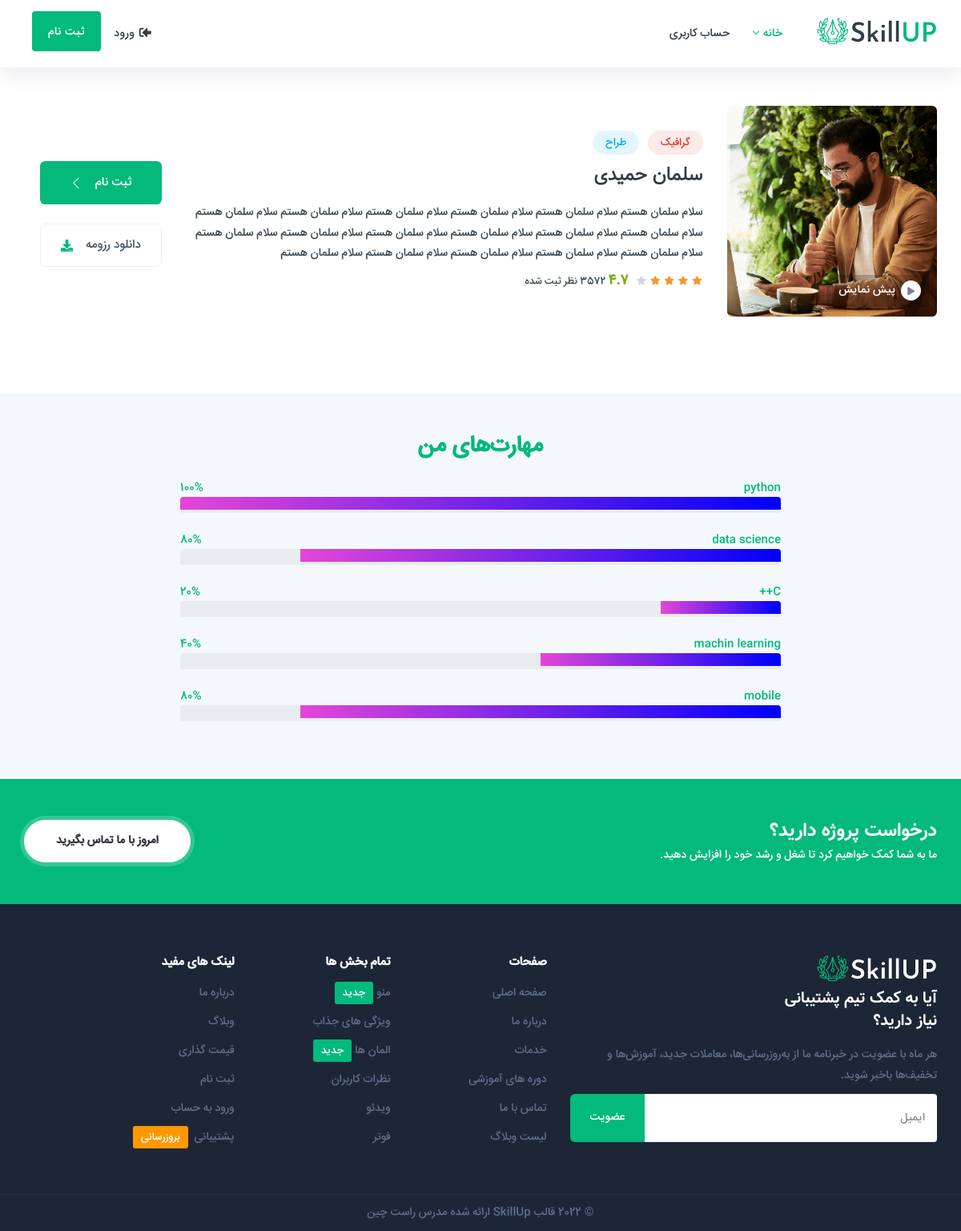
The page /information/12 on the database its author committed.
### app/models.py (models this page shows, shortened)
class Teachers(models.Model):
    profile = ResizedImageField(upload_to="teachers",size=[368,368],scale=1,crop=["middle","center"])
    resume = models.FileField(upload_to='resume', max_length=100,default="")
    choices = [
        ('مدرس برتر ریاضی و فیزیک"',"مدرس برتر ریاضی و فیزیک"),
        ('مدرس برتر شیمی',"مدرس برتر شیمی"),
        ('دکترای آموزش زبان انگلیسی',"دکترای آموزش زبان انگلیسی"),
        ('مدرس برتر پایتون/جاوا اسکریپت',"مدرس برتر پایتون/جاوا اسکریپت"),
        ('مؤلف و مدرس شیمی کنکور',"مؤلف و مدرس شیمی کنکور")
    ]
    Expertise = models.CharField(choices=choices,default="مدرس برتر ریاضی و فیزیک",max_length=30)
    name = models.CharField(max_length=100)
    discribe = models.TextField(default="")

class Roles(models.Model):
    connect = models.ForeignKey(Teachers,on_delete=models.CASCADE,)
    LANGUAGE_CHOICES = [
        ('python', 'Python'),
        ('java', 'Java'),
        ('js', 'JavaScript'),
        ('C#', 'C#'),
        ('C++', 'C++'),
        ('Go', 'Go'),
        ('swift', 'Swift'),
        ('kotlin', 'Kotlin'),
        ('ruby', 'Ruby'),
        ('php', 'PHP'),
        ('r', 'R'),
        ('typescript', 'TypeScript'),
        ('rust', 'Rust'),
        ('scala', 'Scala'),
        ('perl', 'Perl'),
        ('web', 'توسعه وب'),
        ('mobile', 'توسعه موبایل'),
        ('data science', 'علم داده'),
        ('machin learning', 'یادگیری ماشین'),
        ('game', 'توسعه بازی'),
        ('embedded', 'سیستم‌های تعبیه‌شده'),
        ('cyber', 'امنیت سایبری'),
        ('cloud', 'رایانش ابری'),
        ('iot', 'اینترنت اشیاء'),
        ('devops', 'دواپس'),
    ]
    LEVEL = [
        ('20','مبتدی'),
        ('40','متوسط'),
        ('60', 'پیشرفته'),
        ('80', 'حرفه‌ای'),
        ('100', 'استاد'),
    ]
    skill = models.CharField(max_length=150,choices=LANGUAGE_CHOICES)
    level = models.CharField(max_length=150,choices=LEVEL)

### app/views.py (the view)
# urls.py: path("information/<int:id>",instructor,name="instructor-detail"),
def instructor(request, id):
    teacher = get_object_or_404(Teachers, id=id)
    roles = Roles.objects.filter(connect=teacher)
    if not roles.exists():
        return render(request, "home/instructor-detail.html", {'roles': "role not exist"})
    context = {
        'information': teacher,
        'roles': roles,
    }
    return render(request, "home/instructor-detail.html", context)

### templates/home/instructor-detail.html (shortened to what this page needs)
{% load static %}
<!DOCTYPE html>
<html lang="fa">
  <head>
    <link href="{% static 'assets/css/styles.css' %}" rel="stylesheet" />
  </head>
  <body dir="rtl">
    <div id="main-wrapper">
      <div class="header header-light head-shadow">
        <div class="container">
          {% include "partition/header.html" %}
        </div>
      </div>
      <div class="pdf">
        <div class="ed_detail_head">
          <div class="container">
            <div class="row align-items-center mb-5">
              <div class="col-lg-3 col-md-12 col-sm-12">
                <div class="authi_125">
                  <div class="authi_125_thumb">
                    <img
                      src="{{ information.profile.url }}"
                      class="img-fluid rounded"
                      alt=""
                    />
                  </div>
                  <a href="#" class="klio_45"
                    ><div class="lklo_45"><i class="fas fa-play"></i></div>
                    <p>پیش نمایش</p></a
                  >
                </div>
              </div>
              <div class="col-lg-9 col-md-12 col-sm-12">
                <div class="dlkio_452">
                  <div class="ed_detail_wrap">
                    <div class="crs_cates cl_1"><span>گرافیک</span></div>
                    <div class="crs_cates cl_3"><span>طراح</span></div>
                    <div class="ed_header_caption">
                      <h2 class="ed_title font-2">{{ information.name }}</h2>
                    </div>
                    <div class="ed_header_short">
                      <p>{{ information.discribe }}</p>
                    </div>
                    <div class="ed_rate_info">
                      <div class="star_info">
                        <i class="fas fa-star filled"></i>
                        <i class="fas fa-star filled"></i>
                        <i class="fas fa-star filled"></i>
                        <i class="fas fa-star filled"></i>
                        <i class="fas fa-star"></i>
                      </div>
                      <div class="review_counter">
                        <strong class="high">4.7</strong> 3572 نظر ثبت شده
                      </div>
                    </div>
                  </div>
                  <div class="dlkio_last">
                    <div class="ed_view_link">
                      <a id="signin" class="btn theme-bg enroll-btn"
                        >ثبت نام<i class="ti-angle-left"></i
                      ></a>
                      <a href="{% url "resume" information.id %}" id="download" class="btn theme-border enroll-btn">
                        دانلود رزومه<i class="fas fa-download theme-cl"></i>
                      </a>
                    </div>
                  </div>
                </div>
              </div>
            </div>
          </div>
        </div>
        <section class="py-5 bg-light">
          <div class="container">
            <div class="row justify-content-center">
              <div class="col-lg-8">
                <h2 class="text-center mb-4 theme-cl">مهارت‌های من</h2>
                {% for role in roles %}
                  <div class="skill mb-4">
                    <div class="d-flex justify-content-between">
                      <span class="theme-cl">{{ role.skill }}</span>
                      <span class="theme-cl">{{ role.level }}%</span>
                    </div>
                    <div class="progress" style="height: 20px">
                      <div
                      class="progress-bar"
                      role="progressbar"
                      style="
                        width: {{ role.level }}%;
                        background: linear-gradient(
                          90deg,
                          rgb(229 70 215) 0%,
                          rgba(0, 0, 250, 1) 100%
                        );
                      "
                      aria-valuenow="70"
                      aria-valuemin="0"
                      aria-valuemax="100"
                    ></div>
                    </div>
                  </div>
                {% endfor %}
              </div>
            </div>
          </div>
        </section>
      </div>
      <section class="theme-bg call_action_wrap-wrap">
        <div class="container">
          <div class="row">
            <div class="col-lg-12">
              <div class="call_action_wrap">
                <div class="call_action_wrap-head">
                  <h3 class="font-2">درخواست پروژه دارید؟</h3>
                  <span
                    >ما به شما کمک خواهیم کرد تا شغل و رشد خود را افزایش
                    دهید.</span
                  >
                </div>
                <a href="#" class="btn btn-call_action_wrap"
                  >امروز با ما تماس بگیرید</a
                >
              </div>
            </div>
          </div>
        </div>
      </section>
      {% include "partition/footer.html" %}
    </div>
    <link
      href="https://cdnjs.cloudflare.com/ajax/libs/vazir-font/1.0.0/Vazir.woff"
      rel="stylesheet"
    />
  </body>
</html>

### templates/partition/header.html (shortened to what this page needs)
{% load static %}
<nav id="navigation" class="navigation navigation-landscape">
  <div class="nav-header">
    <a class="nav-brand" href="{% url "home" %}">
      <img src="{% static 'assets/img/logo.png' %}" class="logo" alt="" />
    </a>
  </div>
  <div class="nav-menus-wrapper">
    <ul class="nav-menu">
      <li class="active">
        <a href="#">خانه</a>
      </li>
      <li><a href="dashboard.html">حساب کاربری</a></li>
    </ul>
    <ul class="nav-menu nav-menu-social align-to-left">
      <li>
        <a href="#" data-toggle="modal" data-target="#login">
          <i class="fas fa-sign-in-alt ml-1 rotate-img"></i
          ><span class="dn-lg">ورود</span>
        </a>
      </li>
      <li class="add-listing theme-bg">
        <a href="signup.html" class="text-white">ثبت نام</a>
      </li>
    </ul>
  </div>
</nav>

### templates/partition/footer.html
{% load static %}
<footer class="dark-footer skin-dark-footer style-2">
  <div class="footer-middle">
    <div class="container">
      <div class="row">
        <div class="col-lg-5 col-md-5">
          <div class="footer_widget">
            <img src="{% static "assets/img/logo-light.png" %}"
            class="img-footer small mb-2" alt="" />
            <h4 class="extream mb-3 font-2">
              آیا به کمک تیم پشتیبانی<br />نیاز دارید؟
            </h4>
            <p>
              هر ماه با عضویت در خبرنامه ما از به‌روزرسانی‌ها، معاملات جدید،
              آموزش‌ها و تخفیف‌ها باخبر شوید.
            </p>
            <div class="foot-news-last">
              <div class="input-group">
                <input type="text" class="form-control" placeholder="ایمیل" />
                <div class="input-group-append">
                  <button
                    type="button"
                    class="input-group-text theme-bg b-0 text-light"
                  >
                    عضویت
                  </button>
                </div>
              </div>
            </div>
          </div>
        </div>
        <div class="col-lg-6 col-md-7 ml-auto">
          <div class="row">
            <div class="col-lg-4 col-md-4">
              <div class="footer_widget">
                <h4 class="widget_title">صفحات</h4>
                <ul class="footer-menu">
                  <li><a href="#">صفحه اصلی</a></li>
                  <li><a href="#">درباره ما</a></li>
                  <li><a href="#">خدمات</a></li>
                  <li><a href="#">دوره های آموزشی</a></li>
                  <li><a href="#">تماس با ما</a></li>
                  <li><a href="#">لیست وبلاگ</a></li>
                </ul>
              </div>
            </div>
            <div class="col-lg-4 col-md-4">
              <div class="footer_widget">
                <h4 class="widget_title">تمام بخش ها</h4>
                <ul class="footer-menu">
                  <li>
                    <a href="#">منو<span class="new">جدید</span></a>
                  </li>
                  <li><a href="#">ویژگی های جذاب</a></li>
                  <li>
                    <a href="#">المان ها<span class="new">جدید</span></a>
                  </li>
                  <li><a href="#">نظرات کاربران</a></li>
                  <li><a href="#">ویدئو</a></li>
                  <li><a href="#">فوتر</a></li>
                </ul>
              </div>
            </div>
            <div class="col-lg-4 col-md-4">
              <div class="footer_widget">
                <h4 class="widget_title">لینک های مفید</h4>
                <ul class="footer-menu">
                  <li><a href="#">درباره ما</a></li>
                  <li><a href="#">وبلاگ</a></li>
                  <li><a href="#">قیمت گذاری</a></li>
                  <li><a href="#">ثبت نام</a></li>
                  <li><a href="#">ورود به حساب</a></li>
                  <li>
                    <a href="#"
                      >پشتیبانی <span class="update">بروزرسانی</span></a
                    >
                  </li>
                </ul>
              </div>
            </div>
          </div>
        </div>
      </div>
    </div>
  </div>
  <div class="footer-bottom">
    <div class="container">
      <div class="row align-items-center">
        <div class="col-lg-12 col-md-12 text-center">
          <p class="mb-0">
            © 2022 قالب SkillUp ارائه شده مدرس
            <a href="https://rtl-theme.com/">راست چین</a>
          </p>
        </div>
      </div>
    </div>
  </div>
</footer>

### rows shown on the page
Teachers: profile (picture), name "سلمان حمیدی", discribe "سلام سلمان هستم سلام سلمان هستم سلام سلمان هستم سلام سلمان هستم سلام سلمان هستم سلام سلمان هستم سلام سلمان هستم سلام سلمان هستم سلام سلمان هستم سلام سلمان هستم سلام سلمان هستم سلام سلمان هستم سلام سلمان هستم سلام سلمان هستم سلام سلمان هستم سلام سلمان هستم سلام سلمان هستم"
Roles: skill "python", level "100"
Roles: skill "data science", level "80"
Roles: skill "C++", level "20"
Roles: skill "machin learning", level "40"
Roles: skill "mobile", level "80"
